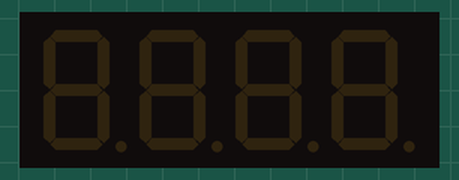
This sketch was run on a simulated Arduino Uno, built with avr-gcc and run on an emulated ATmega328P. On the bench: 4-digit seven-segment display.

Above: at 0.1 s.
At 1.1 s:
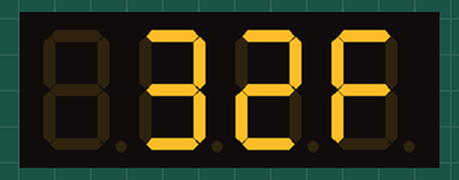
At 2.1 s:
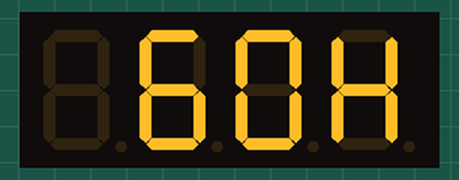

Measured:
- what the display in image 1 shows lasts 1.0 s, from 1.0 s to 2.0 s

The sketch:

proj2.ino
```cpp
#include "SevSeg.h"
SevSeg sevseg;

unsigned long timer = 0;
const long interval = 1000;
bool is_temp_shown = false;

int temperature = 32;
int humidity = 60;


void setup() {
  byte numDigits = 4;
  byte digitPins[] = {2, 3, 4, 5};
  byte segmentPins[] = {6, 7, 8, 9, 10, 11, 12, 13};
  bool resistorsOnSegments = false; // 'false' means resistors are on digit pins
  byte hardwareConfig = COMMON_CATHODE; // See README.md for options
  bool updateWithDelays = false; // Default 'false' is Recommended
  bool leadingZeros = false; // Use 'true' if you'd like to keep the leading zeros
  bool disableDecPoint = false; // Use 'true' if your decimal point doesn't exist or isn't connected. Then, you only need to specify 7 segmentPins[]
  sevseg.begin(hardwareConfig, numDigits, digitPins, segmentPins, resistorsOnSegments,
  updateWithDelays, leadingZeros, disableDecPoint);
  sevseg.setBrightness(90);
}

void loop() {
  unsigned long currentMillis = millis();
  if (currentMillis > timer + interval) {
    if (is_temp_shown) {
      sevseg.setNumber(humidity * 10, 0);
      sevseg.setSegmentsDigit(3, 0b01110110);
      is_temp_shown = false;
      timer = millis();
    }
    else {
      sevseg.setNumber(temperature * 10, 0);
      sevseg.setSegmentsDigit(3, 0b01110001);
      is_temp_shown = true;
      timer = millis();
    }
  }
  sevseg.refreshDisplay();
}
```
